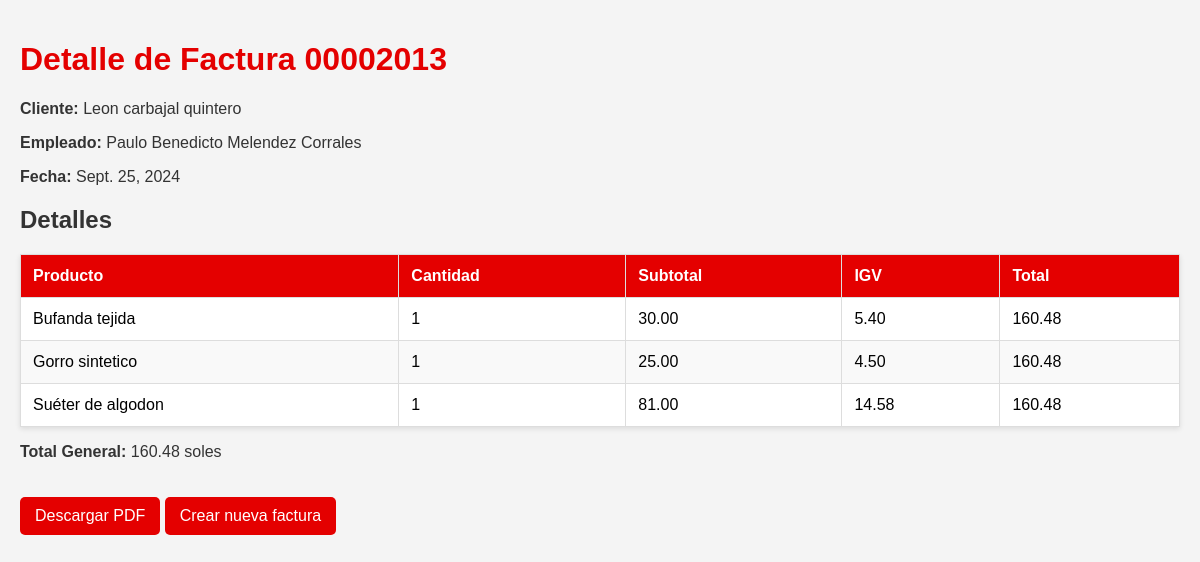
The page /factura/00002013/ on the database its author committed.
### sistema_de_facturas/models.py (models this page shows, shortened)
class Factura(models.Model):
    numero = models.CharField(max_length=8, unique=True)
    cliente = models.ForeignKey(Cliente, on_delete=models.PROTECT)
    empleado = models.ForeignKey(Empleado, on_delete=models.PROTECT)
    fecha = models.DateField()

class Cliente(models.Model):
    id_cliente = models.CharField(max_length=20, primary_key=True)
    nombre = models.CharField(max_length=100)
    ruc = models.CharField(max_length=11, unique=True)
    direccion = models.CharField(max_length=200)
    def __str__(self):
        return self.nombre

class Empleado(models.Model):
    nombre = models.CharField(max_length=100)
    apellido = models.CharField(max_length=100)
    email = models.EmailField(max_length=100, unique=True)
    def __str__(self):
        return f'{self.nombre} {self.apellido}'

class DetalleFactura(models.Model):
    factura = models.ForeignKey(Factura, related_name='detalles', on_delete=models.CASCADE)
    producto = models.ForeignKey(Producto, on_delete=models.PROTECT)
    cantidad = models.PositiveIntegerField()  # Mover cantidad aquí
    subtotal = models.DecimalField(max_digits=10, decimal_places=2)
    igv = models.DecimalField(max_digits=10, decimal_places=2)
    total = models.DecimalField(max_digits=10, decimal_places=2)

class Producto(models.Model):
    id_producto = models.CharField(max_length=20, primary_key=True)
    descripcion = models.CharField(max_length=200)
    precio_unitario = models.DecimalField(max_digits=8, decimal_places=2)
    categoria = models.ForeignKey(Categoria, on_delete=models.PROTECT)

### sistema_de_facturas/views.py (the view)
# urls.py: path('factura/<str:numero>/',factura_detalle, name='factura_detalle'),  # Ruta para factura_detalle
def factura_detalle(request, numero):
    factura = get_object_or_404(Factura, numero=numero)
    detalles = factura.detalles.all()
    total_general = detalles.aggregate(total=Sum('total'))['total'] or Decimal(0)
    return render(request, 'factura_detalle.html', {
        'factura': factura,
        'detalles': detalles,
        'total_general': total_general,
    })

### sistema_de_facturas/templates/factura_detalle.html (shortened to what this page needs)
{% load static %}
<!DOCTYPE html>
<html lang="es">
<head>
</head>
<body>
    <h1>Detalle de Factura {{ factura.numero }}</h1>
    <p><strong>Cliente:</strong> {{ factura.cliente }}</p>
    <p><strong>Empleado:</strong> {{ factura.empleado }}</p>
    <p><strong>Fecha:</strong> {{ factura.fecha }}</p>
    <h2>Detalles</h2>
    <table>
        <thead>
            <tr>
                <th>Producto</th>
                <th>Cantidad</th>
                <th>Subtotal</th>
                <th>IGV</th>
                <th>Total</th>
            </tr>
        </thead>
        <tbody>
            {% for detalle in detalles %}
            <tr>
                <td>{{ detalle.producto.descripcion }}</td>
                <td>{{ detalle.cantidad }}</td>
                <td>{{ detalle.subtotal|floatformat:2 }}</td>
                <td>{{ detalle.igv|floatformat:2 }}</td>
                <td><strong></strong>{{ total_general|floatformat:2 }}</td>
            </tr>
            {% endfor %}
        </tbody>
    </table>
    <p><strong>Total General: </strong>{{ total_general|floatformat:2 }} soles</p>
    <a href="{% url 'factura_pdf' factura.numero %}">Descargar PDF</a>
    <a href="{% url 'crear_factura' %}">Crear nueva factura</a>
</body>
</html>

### sistema_de_facturas/templates/factura_detalle.html (style rules this page uses)
body { font-family: Arial, sans-serif; background-color: #f4f4f4; margin: 0; padding: 20px; }
h1 { color: #e40000; }
h2 { color: #333; }
table { width: 100%; border-collapse: collapse; margin-top: 20px; box-shadow: 0 2px 5px rgba(0, 0, 0, 0.1); background-color: white; }
th, td { border: 1px solid #dddddd; padding: 12px; text-align: left; transition: background-color 0.3s; }
th { background-color: #e40000; color: white; }
tbody tr:nth-child(even) { background-color: #f9f9f9; }
p { font-size: 16px; color: #333; }
a { display: inline-block; margin-top: 20px; padding: 10px 15px; background-color: #e40000; color: white; text-decoration: none; border-radius: 5px; transition: background-color 0.3s; }

### rows shown on the page
Factura: numero "00002013", cliente "Leon carbajal quintero", empleado "Paulo Benedicto Melendez Corrales", fecha "Sept. 25, 2024"
DetalleFactura: producto.descripcion "Bufanda tejida", cantidad "1", subtotal "30.00", igv "5.40", total_general "160.48"
DetalleFactura: producto.descripcion "Gorro sintetico", cantidad "1", subtotal "25.00", igv "4.50", total_general "160.48"
DetalleFactura: producto.descripcion "Suéter de algodon", cantidad "1", subtotal "81.00", igv "14.58", total_general "160.48"

### other values the page prints
{{ total_general|floatformat:2 }} "160.48"
